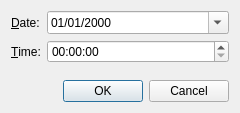
<?xml version="1.0" encoding="UTF-8"?>
<ui version="4.0">
 <class>DateTimeInputDialogClass</class>
 <widget class="QDialog" name="DateTimeInputDialogClass">
  <property name="geometry">
   <rect>
    <x>0</x>
    <y>0</y>
    <width>240</width>
    <height>113</height>
   </rect>
  </property>
  <property name="windowTitle">
   <string>Enter date and time</string>
  </property>
  <layout class="QGridLayout" name="gridLayout_3" rowstretch="0,0,0">
   <item row="0" column="0">
    <widget class="QWidget" name="widget_2" native="true">
     <layout class="QGridLayout" name="gridLayout" columnstretch="0,1">
      <property name="margin">
       <number>0</number>
      </property>
      <item row="0" column="0">
       <widget class="QLabel" name="dateLabel">
        <property name="text">
         <string>&amp;Date:</string>
        </property>
        <property name="buddy">
         <cstring>dateInput</cstring>
        </property>
       </widget>
      </item>
      <item row="1" column="1">
       <widget class="QTimeEdit" name="timeInput"/>
      </item>
      <item row="0" column="1">
       <widget class="QDateEdit" name="dateInput">
        <property name="displayFormat">
         <string>MM/dd/yyyy</string>
        </property>
        <property name="calendarPopup">
         <bool>true</bool>
        </property>
       </widget>
      </item>
      <item row="1" column="0">
       <widget class="QLabel" name="timeLabel">
        <property name="text">
         <string>&amp;Time:</string>
        </property>
        <property name="buddy">
         <cstring>timeInput</cstring>
        </property>
       </widget>
      </item>
     </layout>
    </widget>
   </item>
   <item row="2" column="0">
    <widget class="QDialogButtonBox" name="buttonBox">
     <property name="standardButtons">
      <set>QDialogButtonBox::Cancel|QDialogButtonBox::Ok</set>
     </property>
    </widget>
   </item>
   <item row="1" column="0">
    <spacer name="verticalSpacer">
     <property name="orientation">
      <enum>Qt::Vertical</enum>
     </property>
     <property name="sizeHint" stdset="0">
      <size>
       <width>20</width>
       <height>40</height>
      </size>
     </property>
    </spacer>
   </item>
  </layout>
 </widget>
 <layoutdefault spacing="6" margin="11"/>
 <resources/>
 <connections>
  <connection>
   <sender>buttonBox</sender>
   <signal>accepted()</signal>
   <receiver>DateTimeInputDialogClass</receiver>
   <slot>accept()</slot>
   <hints>
    <hint type="sourcelabel">
     <x>403</x>
     <y>202</y>
    </hint>
    <hint type="destinationlabel">
     <x>369</x>
     <y>211</y>
    </hint>
   </hints>
  </connection>
  <connection>
   <sender>buttonBox</sender>
   <signal>rejected()</signal>
   <receiver>DateTimeInputDialogClass</receiver>
   <slot>reject()</slot>
   <hints>
    <hint type="sourcelabel">
     <x>294</x>
     <y>183</y>
    </hint>
    <hint type="destinationlabel">
     <x>251</x>
     <y>211</y>
    </hint>
   </hints>
  </connection>
 </connections>
</ui>
